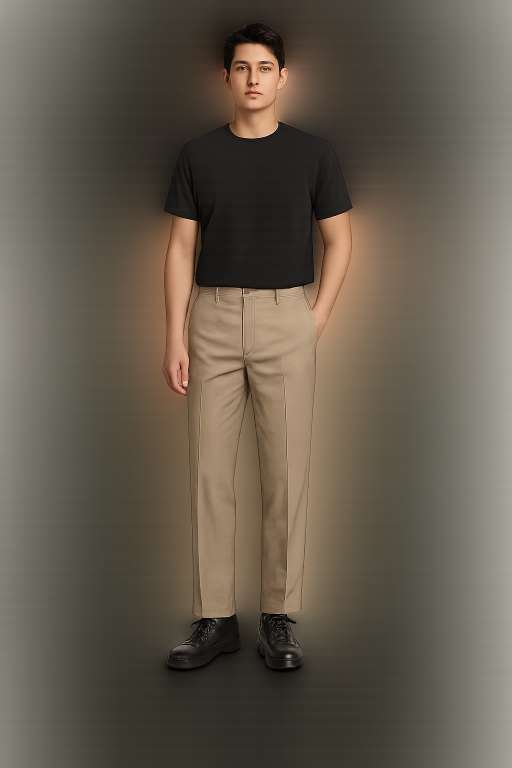
#> input picture man.png, 1024 x 1536 px (shown at 1/2 size); its folder holds only this picture in this run
$ python -i image_handler.py   (imports and definitions only)
#> lines starting #> are read from the running program, lines starting #| are printed output that depends on the picture
"""
이미지 처리 유틸리티

이미지 로딩, 변환, 저장, 검증 등의 기능을 제공합니다.
"""

import hashlib
import logging
import mimetypes
import os
from io import BytesIO
from pathlib import Path
from typing import Optional, Tuple, Union, Dict, Any, List
import base64

from PIL import Image, ImageOps, ImageFilter
from PIL.ExifTags import TAGS
import httpx

from ..config import get_settings
from ..constants import (
    SUPPORTED_INPUT_FORMATS,
    SUPPORTED_OUTPUT_FORMATS,
    IMAGE_QUALITY_LEVELS,
    DEFAULT_MAX_IMAGE_SIZE,
    GEMINI_MAX_IMAGE_SIZE_MB,
    ERROR_CODES,
    GEMINI_DEFAULT_RESOLUTION
)

logger = logging.getLogger(__name__)


class ImageHandlerError(Exception):
    """이미지 처리 관련 예외"""

    # [4 lines left out: function __init__, not called in this run]


class ImageHandler:
    """이미지 처리 유틸리티 클래스"""

    def __init__(self, settings=None):
        """
        이미지 핸들러 초기화

        Args:
            settings: 설정 객체
        """
        self.settings = settings or get_settings()
        logger.info("Image handler initialized")

    # [635 lines left out: functions load_image, save_image, save_bytes_as_image, resize_image, optimize_for_gemini, image_to_bytes and 8 more, not called in this run]

    async def download_image(self, url: str, timeout: int = 30) -> Image.Image:
        """
        URL에서 이미지 다운로드

        Args:
            url: 이미지 URL
            timeout: 타임아웃 (초)

        Returns:
            PIL.Image.Image: 다운로드된 이미지
        """
        try:
            async with httpx.AsyncClient(timeout=timeout) as client:
                response = await client.get(url)
                response.raise_for_status()

                # Content-Type 검증
                content_type = response.headers.get('content-type', '')
                if not content_type.startswith('image/'):
                    raise ImageHandlerError(f"Invalid content type: {content_type}")

                # 크기 검증
                if len(response.content) > GEMINI_MAX_IMAGE_SIZE_MB * 1024 * 1024:
                    raise ImageHandlerError(
                        "Downloaded image too large",
                        ERROR_CODES["IMAGE_TOO_LARGE"]["code"]
                    )

                image = Image.open(BytesIO(response.content))
                logger.info(f"Downloaded image from {url}: {image.size}")
                return image

        except httpx.HTTPError as e:
            logger.error(f"Failed to download image from {url}: {e}")
            raise ImageHandlerError(f"Failed to download image: {str(e)}")
        except Exception as e:
            logger.error(f"Failed to process downloaded image: {e}")
            raise ImageHandlerError(f"Failed to process downloaded image: {str(e)}")

    # [31 lines left out: function apply_basic_filters, not called in this run]


# 전역 이미지 핸들러 인스턴스 (싱글톤)
_image_handler: Optional[ImageHandler] = None


# [11 lines left out: function get_image_handler, not called in this run]

>>> import cv2
>>> picture = cv2.imread('../../man.png', cv2.IMREAD_GRAYSCALE)
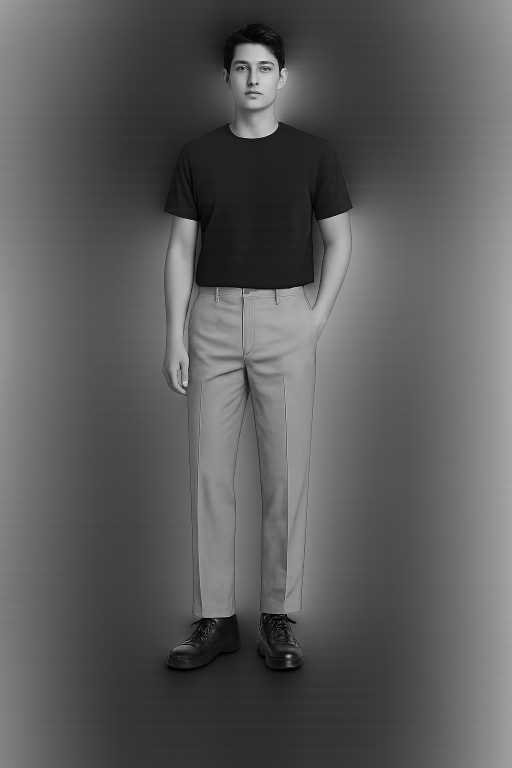
#> picture: shape (1536, 1024) (shown at 1/2 size); min 0, max 245, mean 91.7
#> (the run stopped early here; a loop or call above may not have finished)

$ run again, on 강아지.png
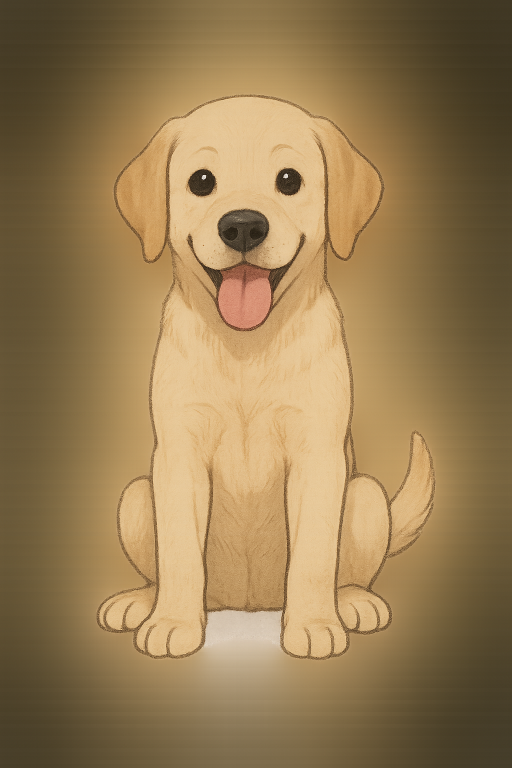
#> input picture 강아지.png, 1024 x 1536 px (shown at 1/2 size)
#> `picture = cv2.imread('../../man.png', cv2.IMREAD_GRAYSCALE)`:
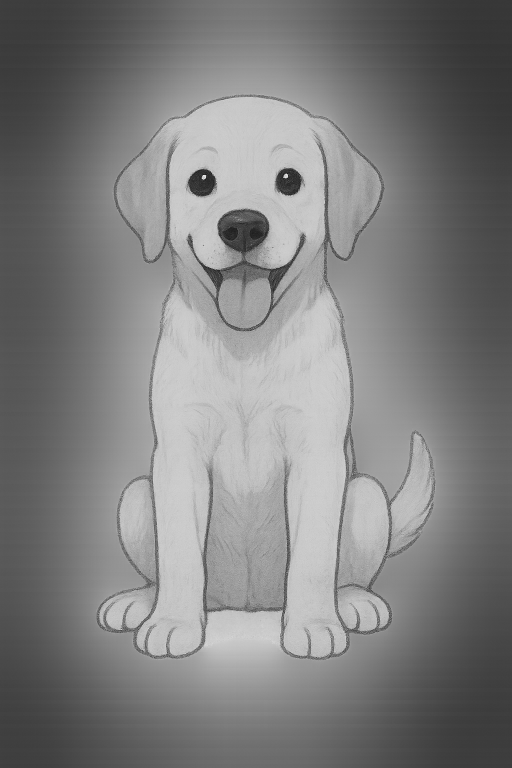
#> picture: shape (1536, 1024) (shown at 1/2 size); min 1, max 254, mean 127.3

$ run again, on 고양이.png
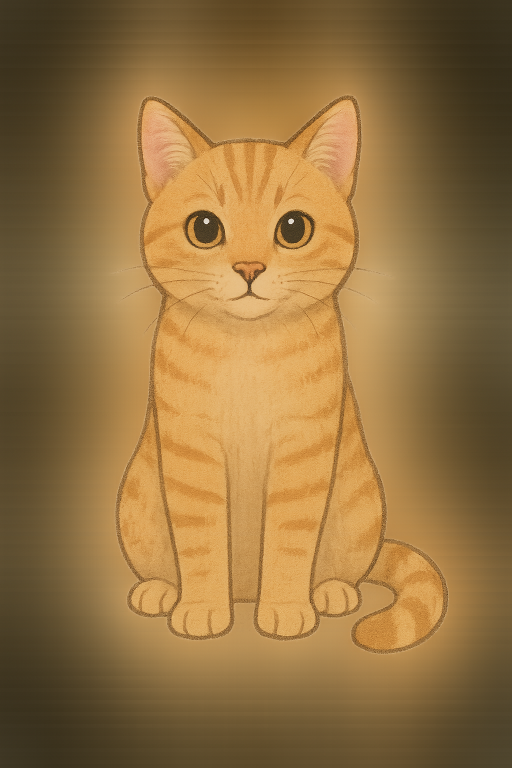
#> input picture 고양이.png, 1024 x 1536 px (shown at 1/2 size)
#> `picture = cv2.imread('../../man.png', cv2.IMREAD_GRAYSCALE)`:
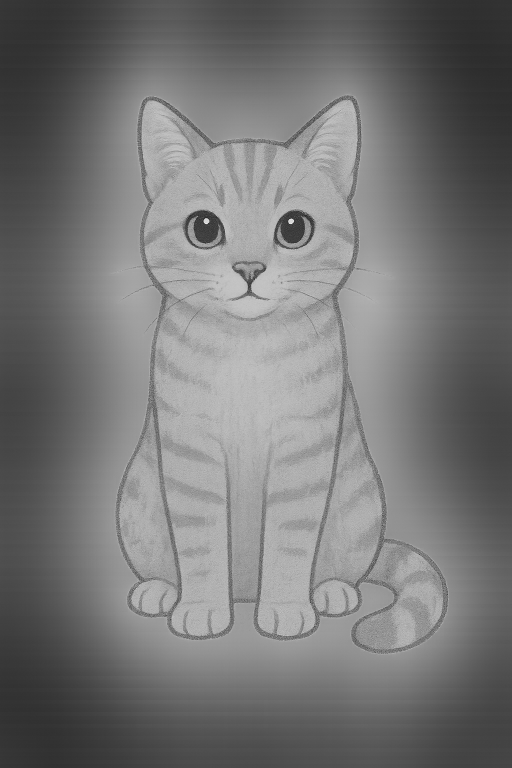
#> picture: shape (1536, 1024) (shown at 1/2 size); min 10, max 250, mean 118.4
